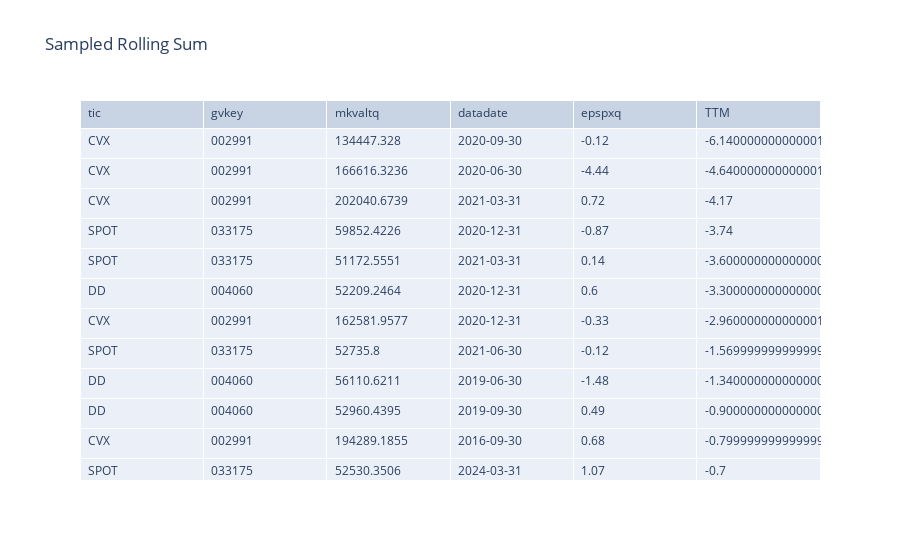

Notebook code cell kept with this figure:
### Code cell
# earnings TTM (trailing twelve month) rolling sum: cont.
result = cstat_clean.select(['tic', 'gvkey','mkvaltq', 'datadate', 'epspxq']) \
    .with_columns(
        pl.col("epspxq")
        .cast(pl.Float64)
        .rolling_sum(window_size=4)
        .over('gvkey')
        .alias('TTM')
    ).filter(
        pl.col("TTM")
        .is_not_null(),
        pl.col('mkvaltq')
        .cast(pl.Float64) > 50000
    )

sampled_gvkeys = result.select(pl.col('gvkey').unique().sample(10))

result = result.join(sampled_gvkeys, on='gvkey', how="semi") \
    .sort(pl.col('TTM')) \
    .collect()

fig = go.Figure(data=[go.Table(
    header=dict(
        values=result.columns,
        align='left',
    ),
    cells=dict(
        values=[result[col] for col in result.columns], # Pass data as a list of columns
        align='left',
        height=30
    )
)])

fig.update_layout(title_text="Sampled Rolling Sum`")
fig.show()

### Figure 1 — Plotly figure (JSON) as saved in the notebook; plotly's stock layout.template omitted (floating-point values rounded to 4 significant figures; data arrays with more than 128 entries replaced by an {"elided": "..."} marker saying what was removed)
{"data": [{"cells": {"align": "left", "height": 30, "values": {"elided": "6x300 mixed values"}}, "header": {"align": "left", "values": ["tic", "gvkey", "mkvaltq", "datadate", "epspxq", "TTM"]}, "type": "table"}], "layout": {"title": {"text": "Sampled Rolling Sum"}}}
